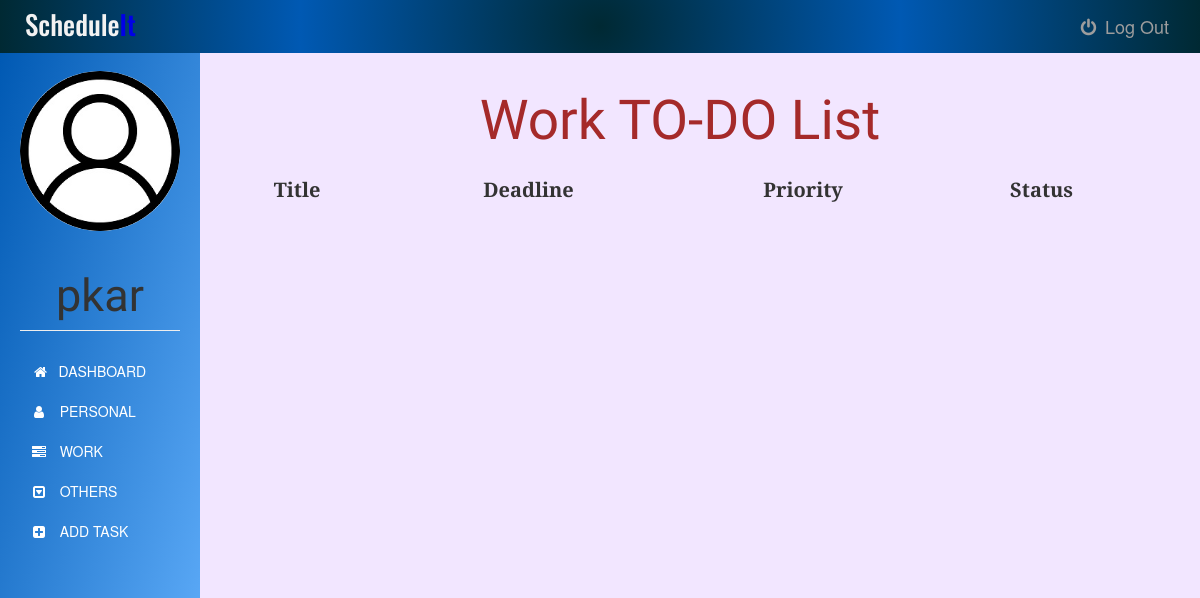
Before: /worktask (signed in) with the older database file.
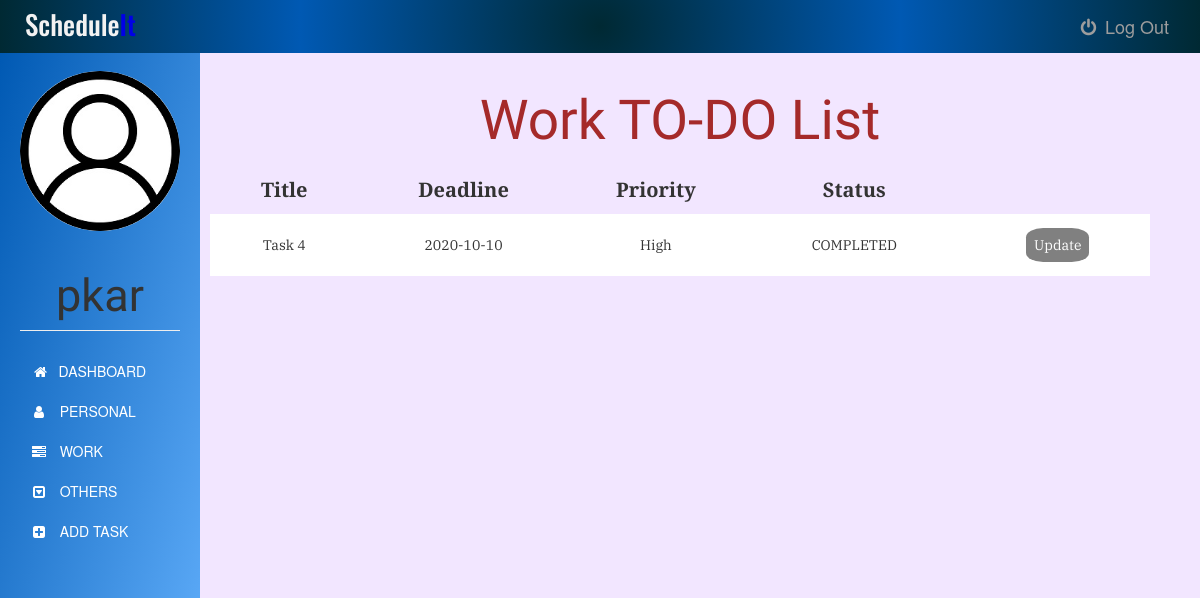
After: the same page with the newer database file.
### app.py (models this page shows)
class Task(db.Model):
    id = db.Column(db.Integer, primary_key=True)
    title = db.Column(db.Text, nullable=False)
    date = db.Column(db.Date, nullable=False)
    content = db.Column(db.Text, nullable=False)
    WorkType = db.Column(db.Text, nullable=False)
    priority = db.Column(db.Text)
    status = db.Column(db.Text, nullable=False, default='NEW')
    user_id = db.Column(db.Integer, db.ForeignKey('user.id'), nullable=False)

### app.py (the view)
@app.route('/worktask', methods=['GET', 'POST'])
@login_required
def worktask():
    tasks = Task.query.filter_by(user_id=current_user.id)
    return render_template('work.html', tasks=tasks ,name=current_user.username, tdate=date.today())

### app.py (called while the page is built)
@login_manager.user_loader
def load_user(user_id):
    return User.query.get(int(user_id))

### templates/work.html (shortened to what the changed rows need)
{% extends "bootstrap/base.html" %}
{% block styles %}
{{super()}}
<link rel="stylesheet" href="{{url_for('.static', filename='personal.css')}}">
<link rel="stylesheet" href="https://maxcdn.bootstrapcdn.com/font-awesome/4.7.0/css/font-awesome.min.css">
{% endblock %}
{% block content %}
    <div class="container-fluid">
      <div class="row">
        <nav class=" sidebar">
          <div class="image img-cir img-120">
            <center>
              <h1 class="page-header">{{ name }}</h1>
            </center>
          </div>
        </nav>
        <div class="col-sm-9 col-sm-offset-3 col-md-10 col-md-offset-2 main">
          	<center><h1>Work TO-DO List</h1></center>
            <div>
            	<table>
                <thead>
                  <tr>
                    <th>Title</th>
                    <th>Deadline</th>
                    <th>Priority</th>
                    <th>Status</th>
                  </tr>
                </thead>
            		<tbody>
              		{% for task in tasks %}
              			{% if task.WorkType == "Work"%}
              				<tr>
    		          			<td>{{task.title}}</td>
    		          			<td>{{task.date}}</td>
    		          			<td>{{task.priority}}</td>
                        {% if tdate > task.date and (task.status !="CANCELLED" or task.status !="COMPLETED") %}
                          <td class="status">NOT COMPLETED</td>
                        {% else %}
                          <td class="status">{{task.status}}</td>
                        {% endif %}
                        {% if (task.status == "NEW" or task.status == "IN PROGRESS" or task.status == "NOT STARTED") and tdate <= task.date %}
                          <td><a href="{{ url_for('update_task', task_id=task.id) }}">Update</a></td>
                        {% else %}
                          <td><a class="arcup" href="{{ url_for('update_task', task_id=task.id) }}">Update</a></td>
                        {% endif %}
    		          		</tr>
                      <tr class="spacer">
    		          	{% endif %}
    		        {% endfor %}
              </tbody>
            	</table>
            </div>
        </div>
      </div>
    </div>
{% endblock %}

Changed rows visible on the page:
added Task: title "Task 4", date "2020-10-10", priority "High", status "COMPLETED"
